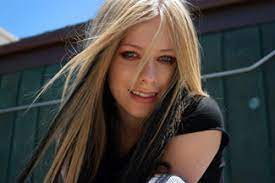
#> input picture avriil.jpeg, 275 x 183 px
$ python main.py
#> lines starting #> are read from the running program, lines starting #| are printed output that depends on the picture
import cv2
import numpy as np
img=cv2.imread('avriil.jpeg')
#> img is the input picture: shape (183, 275, 3); mean B, G, R 68.9, 70.6, 72.9
b,g,r = cv2.split(img)
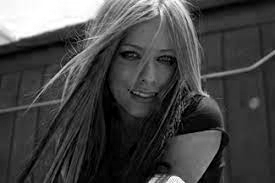
#> b: shape (183, 275); min 0, max 255, mean 68.9
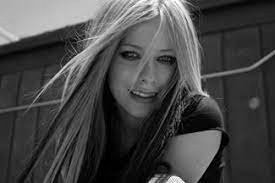
#> g: shape (183, 275); min 0, max 255, mean 70.6
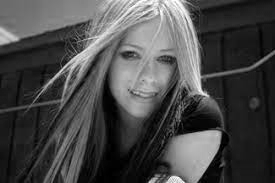
#> r: shape (183, 275); min 0, max 255, mean 72.9
cv2.imshow('Original', img)
#cv2.imshow('blue',b)
gr=cv2.imshow("green", g)

green=img[:,:,1]
#cv2.imwrite('gr.jpeg',green)
gr=cv2.minMaxLoc(green)
#> gr = (0, 255, (75, 41), (140, 1))
clone1=green.copy()
clone2=green.copy()
print(gr[0],gr[1])
#| 0.0 255.0
tresh = np.array(0,dtype='B')
tresh=int((gr[1]-gr[0])/2.0)
#> tresh = 127
clone1=tresh
#> clone1 = 127
#print(clone1)
clone2=0
clone2=cv2.compare(green,clone1,clone2,cv2.CMP_GE)
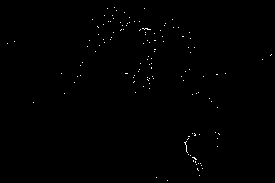
#> clone2: shape (183, 275); 0.36% white in thin lines or dots
res=cv2.subtract(green,tresh/2,np.float32(green),clone2)
#> res: shape (183, 275); values 0 (black) and 63 (white), 0.36% white in thin lines or dots
cv2.imshow('result',res)

#cv2.imshow("red", r)
cv2.waitKey(0)
